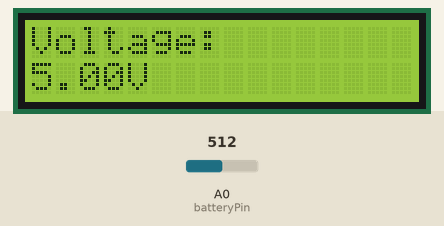
The sketch below on a simulated Arduino Uno, built with avr-gcc and run on an emulated ATmega328P. Shown: 16×2 character LCD. The test bench sets the inputs (shaded band); at power-on: A0 (batteryPin) = 512.

Above: at 6.2 s.
6.3 s: A0 (batteryPin) set to 437
8.9 s: A0 (batteryPin) set to 429
At 10.1 s:
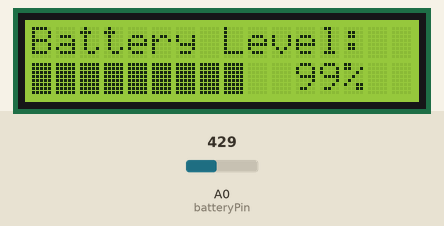
14.7 s: A0 (batteryPin) set to 306
At 20.3 s:
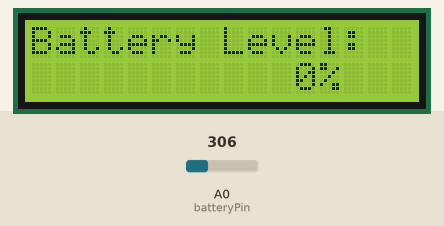
20.6 s: A0 (batteryPin) set to 511
At 22.1 s:
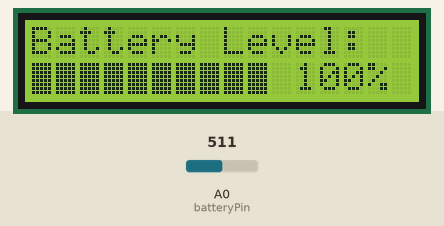
Timing chart, 0 to 23.6 s (numbered marks = the images above; inputs shaded):
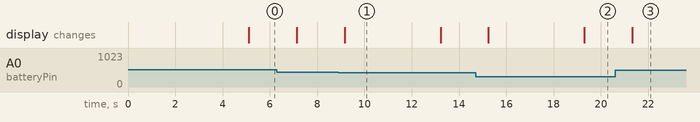

The sketch:

Battery_Voltage_Monitor.ino
```cpp
#include <Wire.h>
#include <LiquidCrystal_I2C.h> // Library for I2C LCD


LiquidCrystal_I2C lcd(0x27, 16, 2); // Set the LCD address to 0x27 for a 16x2 display

const int batteryPin = A0;          // Pin connected to the voltage divider
const float referenceVoltage = 5.0; // Arduino reference voltage (5V for Uno)
const float voltageDividerRatio = 2.0; // Ratio of the voltage divider (e.g., 10k/10k)
float batteryVoltage = 0.0;         // Variable to store battery voltage
int batteryPercentage = 0;          // Variable to store battery percentage

unsigned long previousMillis = 0;   // For timing the alternation
const unsigned long interval = 6000; // Switch every 6 seconds (8000 ms)
bool showVoltage = true;            // Toggle between voltage and progress bar

void setup() {
  lcd.init();       // Initialize the LCD
  lcd.backlight();  // Turn on the backlight


  // Display "Battery Voltage Monitor System" for initialization
  lcd.setCursor(0, 0);
  lcd.print("Battery Voltage");
  lcd.setCursor(0, 1);
  lcd.print("Monitor System");
  delay(5000);  // Show initialization message for 2 seconds


  // Clear the display after initialization
  lcd.clear();
}

void loop() {
  // Read battery voltage
  int rawValue = analogRead(batteryPin);
  batteryVoltage = (rawValue / 1023.0) * referenceVoltage * voltageDividerRatio;


  // Calculate battery percentage (assuming 3.0V = 0% and 4.2V = 100%)
  batteryPercentage = map(batteryVoltage * 100, 300, 420, 0, 100);
  if (batteryPercentage > 100) batteryPercentage = 100;
  if (batteryPercentage < 0) batteryPercentage = 0;


  // Alternate display every interval
  unsigned long currentMillis = millis();
  if (currentMillis - previousMillis >= interval) {
    previousMillis = currentMillis;
    showVoltage = !showVoltage; // Toggle between voltage and progress bar
  }


  // Display voltage or progress bar
  if (showVoltage) {
    displayVoltage();
    delay(2000); // Delay for 2 seconds before updating again
  } else {
    displayProgressBar();
    delay(2000); // Delay for 2 seconds before updating again
  }
}

void displayVoltage() {
  lcd.clear();
  lcd.setCursor(0, 0);
  lcd.print("Voltage:");
  lcd.setCursor(0, 1);
  lcd.print(batteryVoltage, 2); // Display voltage with 2 decimal places
  lcd.print("V");
}


void displayProgressBar() {
  lcd.clear();
  lcd.setCursor(0, 0);
  lcd.print("Battery Level:");


  // Create a progress bar
  int numBars = map(batteryPercentage, 0, 100, 0, 10); // Map percentage to 10 blocks / 10 spaces
  lcd.setCursor(0, 1);
  for (int i = 0; i < numBars; i++) {
    lcd.print((char)255);
  }
  for (int i = numBars; i < 10; i++) {
    lcd.print(" ");
  }


  lcd.setCursor(11, 1);
  lcd.print(batteryPercentage);
  lcd.print("%");
}
```

Measured:
- the behaviour switches between 430 and 429 on A0 (batteryPin) (found by bisection; images 0 and 1)
- after the input at 8.9 s, the display: changes after 0.28 s (image 1)
- after the input at 14.7 s, the display: first changes after 0.54 s (image 2 shows a later state)
- after the input at 20.6 s, the display: changes after 0.72 s (image 3)
- what the display in image 1 shows lasts 4.0 s, from 9.2 s to 13.2 s
